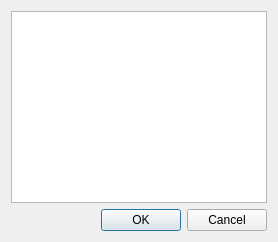
<?xml version="1.0" encoding="UTF-8"?>
<ui version="4.0">
 <class>EditCommentDialog</class>
 <widget class="QDialog" name="EditCommentDialog">
  <property name="windowTitle">
   <string>Megjegyzés szerkesztése</string>
  </property>
  <layout class="QVBoxLayout" name="verticalLayout">
   <item>
    <widget class="QTextEdit" name="editComment"/>
   </item>
   <item>
    <widget class="QDialogButtonBox" name="buttonBox">
     <property name="standardButtons">
      <set>QDialogButtonBox::Cancel|QDialogButtonBox::Ok</set>
     </property>
    </widget>
   </item>
  </layout>
 </widget>
</ui>
